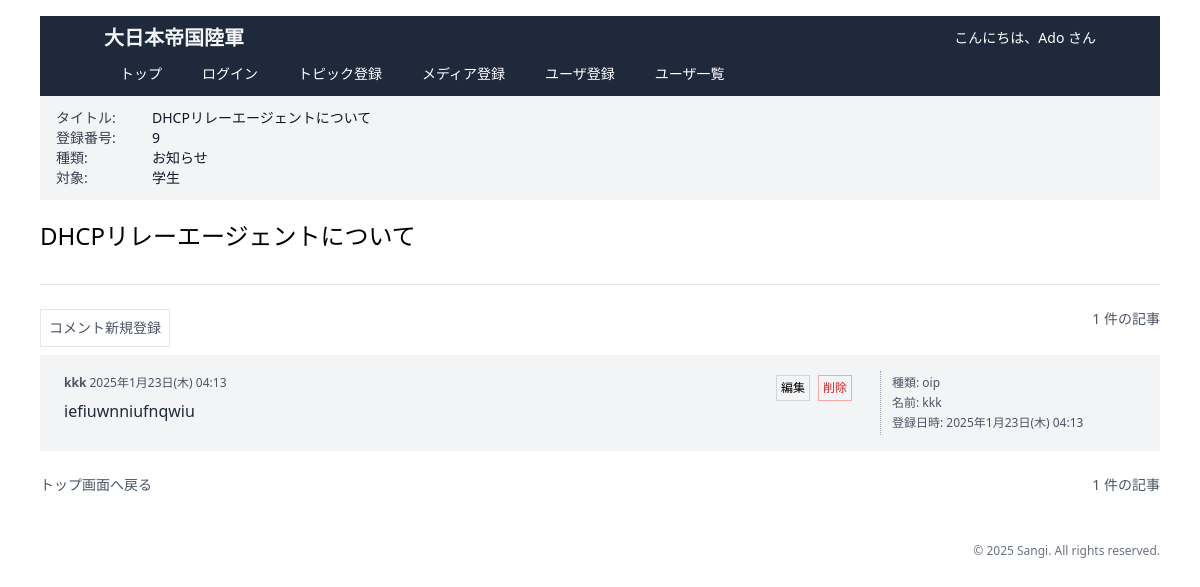
The page /html/topics-dtl.php?ti=9&t=DHCPリレーエージェントについて&c=お知らせ&a=学生 (signed in) on the database its author committed.
### tables this page shows
CREATE TABLE `topic_comment` (
  `topic_comment_id` int NOT NULL,
  `topic_id` int DEFAULT NULL,
  `user_id` int DEFAULT NULL,
  `comment_category` varchar(255) DEFAULT NULL,
  `topic_comment` varchar(255) DEFAULT NULL,
  `created_at` timestamp NULL DEFAULT CURRENT_TIMESTAMP
);

CREATE TABLE `users` (
  `user_id` int NOT NULL,
  `user_name` varchar(255) DEFAULT NULL,
  `user_password` varchar(255) DEFAULT NULL,
  `user_icon` longblob,
  `favtag` varchar(255) DEFAULT NULL,
  `user_level` varchar(255) DEFAULT NULL,
  `created_at` timestamp NULL DEFAULT CURRENT_TIMESTAMP
);

### html/includes/topics.php (called while the page is built, shortened)
<?php
function fetchComments($topicId) {
    $pdo = getPDOConnection();
    $stmt = $pdo->prepare('
        SELECT
            topic_comment_id AS comment_id,
            comment_category,
            topic_comment AS comment,
            user_name,
            topic_comment.created_at
        FROM topic_comment
        INNER JOIN users
            ON topic_comment.user_id = users.user_id
        WHERE topic_id = :topic_id
        ORDER BY created_at DESC
    ');
    $stmt->bindValue(':topic_id', $topicId, PDO::PARAM_INT);
    $stmt->execute();
    return $stmt->fetchAll(PDO::FETCH_ASSOC);
}
?>

### html/includes/helpers.php (called while the page is built, shortened)
<?php
function sanitizeInput($input) {
    return htmlspecialchars(trim($input), ENT_QUOTES, 'UTF-8');
}
function formatJapaneseDate($datetime) {
    $weekdays = ['日', '月', '火', '水', '木', '金', '土'];
    $date = new DateTime($datetime);
    return $date->format('Y年n月j日') . '(' . $weekdays[$date->format('w')] . ')' . $date->format(' H:i');
}
?>

### html/views/comments.php (the view)
<?php if (empty($comments)): ?>
    <div class="bg-gray-100 p-4 mt-4 text-gray-700">
        <h2 class="border-b-2 mb-2 py-2 text-lg">インフォメーション</h2>
        <p class="text-sm">ここはまだ静かですね！最初の投稿をしてみませんか？</p>
    </div>
<?php else: ?>
    <?php foreach ($comments as $comment):
        $comment_id = htmlspecialchars($comment['comment_id'] ?? "0", ENT_QUOTES, 'UTF-8');
        $name = htmlspecialchars($comment['user_name'] ?? "取得できませんでした", ENT_QUOTES, 'UTF-8');
        $content = htmlspecialchars($comment['comment'] ?? "取得できませんでした", ENT_QUOTES, 'UTF-8');
        $created_at = htmlspecialchars(formatJapaneseDate($comment['created_at']) ?? "取得できませんでした", ENT_QUOTES, 'UTF-8');
        $category = htmlspecialchars($comment['comment_category'] ?? "取得できませんでした", ENT_QUOTES, 'UTF-8');
    ?>
        <div class="bg-gray-100 py-5 px-6 mb-1 flex relative">
            <div class="absolute top-0 bottom-0 left-3/4 w-0.5 border-l border-dotted border-gray-400 my-4"></div>
            <div class="w-3/4 flex justify-between items-start pr-4">
                <div>
                    <p class="text-xs text-gray-600">
                        <span class="">
                            <strong>
                                <a href="#" class="text-black-600"><?= $name ?></a>
                            </strong>
                            <?= $created_at ?>
                        </span>
                    </p>
                    <p class="mt-2 text-gray-800"><?= $content ?></p>
                </div>
                <div class="flex space-x-2">
                    <a class="p-1 text-xs border border-gray-300 hover:bg-gray-200" href="<?= $filename ?>-res-upd.php?ti=<?= $topic_id ?>&tci=<?= $comment_id ?>&t=<?= $title ?>&c=<?= $category ?>&a=<?= $target ?>&con=<?= $content ?>">編集</a>
                    <a class="p-1 text-xs border border-red-300 text-red-600 hover:bg-red-200"
                        href="<?= $filename ?>-res-del.php?tci=<?= $comment_id ?>&ti=<?= $topic_id ?>&t=<?= $title ?>&c=<?= $category ?>&a=<?= $target ?>"
                        onclick="return confirm('本当に削除しますか？');">削除</a>
                </div>
            </div>
            <div class="w-1/4 text-left text-xs text-gray-600 space-y-1 pl-6">
                <p>種類: <?= $category ?></p>
                <p>名前: <?= $name ?></p>
                <p>登録日時: <?= $created_at ?></p>
            </div>
        </div>
    <?php endforeach; ?>
<?php endif; ?>

### rows shown on the page
topic_comment: user.user_name "kkk", created_at "2025年1月23日(木) 04:13", topic_comment "iefiuwnniufnqwiu", comment_category "oip"

### other values the page prints
$username "Ado"
$title "DHCPリレーエージェントについて"
$topic_id "9"
$category "お知らせ"
$target "学生"
$total_comments "1 1"
